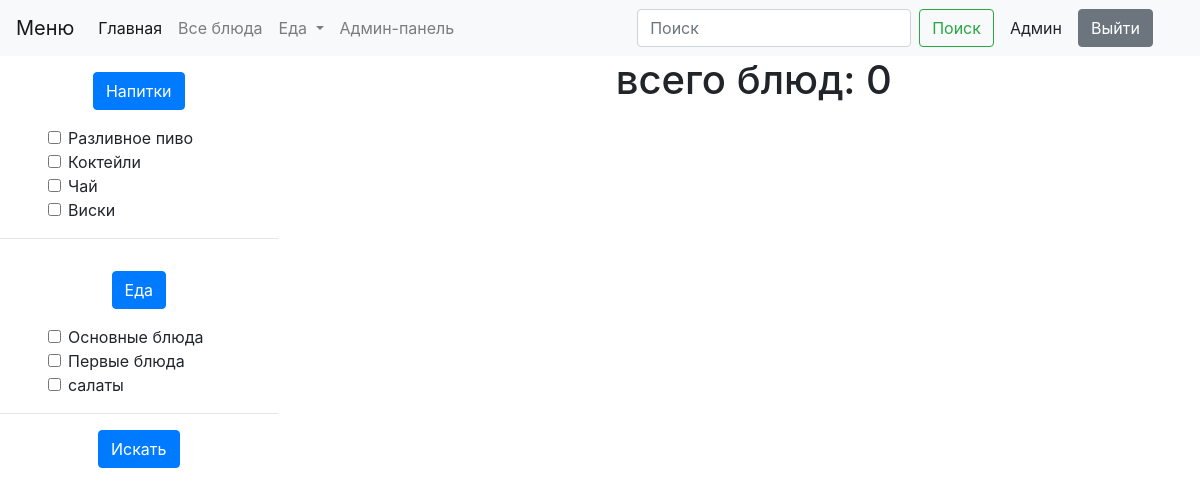
Before: /filter/ (signed in) with the older database file.
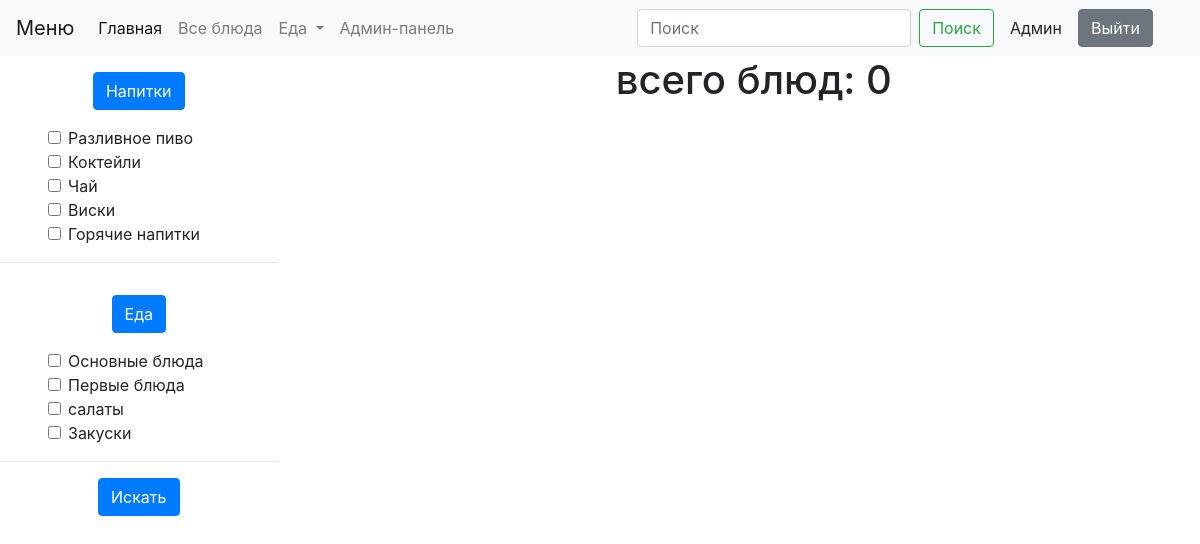
After: the same page with the newer database file.
### menu/models.py (models this page shows, shortened)
class SubCategory(models.Model):
    name = models.CharField(max_length=30, verbose_name='Название подкатегории')
    category = models.ForeignKey('Category', null=True, on_delete=models.SET_NULL, verbose_name='Категория')
    slug = models.SlugField(default='', null=False, db_index=True, blank=True, unique=True)
    class Meta:
        verbose_name = "Подкатегория"
        verbose_name_plural = "Подкатегории"

### menu/views.py (the view)
# urls.py: path('filter/', FilterMenuItemView.as_view(), name='filter'),
class FilterMenuItemView(UserAccesMixin, SubCategoryBarEat, ListView):
    permission_required = ('menu.view_menuitem' )
    def get_queryset(self):
        queryset = MenuItem.objects.filter(
            Q(subcategory_id__in=self.request.GET.getlist('bar_category'))|
            Q(subcategory_id__in=self.request.GET.getlist('eat_category'))
            )
        return queryset

### accounts/views.py (called while the page is built)
    def dispatch(self, request, *args, **kwargs):
        if (not self.request.user.is_authenticated):
            return redirect_to_login(self.request.get_full_path(),
                                     self.get_login_url(),
                                     self.get_redirect_field_name())
        if not self.has_permission():
            return redirect('main')
        return super(UserAccesMixin, self).dispatch(request, *args, **kwargs)

### menu/views.py (called while the page is built)
    def get_subcat_bar(self, *args, **kwargs):
        return SubCategory.objects.filter(category_id='2')

    def get_subcat_eat(self, *args, **kwargs):
        return SubCategory.objects.filter(category_id='1')

### menu/templates/menu/menuitem_list.html (shortened to what this page needs)
{% extends 'menu/base.html' %}
{% load static %}
{% block navbar %}{% include 'includes/navbar.html' %}{% endblock navbar %}
{% block sidebar %}{% include 'includes/sidebar.html' %}{% endblock sidebar %}
{% block content %}
  <h1>всего блюд: {{object_list.count}}</h1>
{% endblock  %}

### menu/templates/includes/sidebar.html
<form action="{% url 'filter' %}" method="get">
  <a class="btn btn-primary mt-3 mb-3" href="{% url 'show_all_bar' %}" role="button">Напитки</a>
  {% for bar in view.get_subcat_bar %}
    <div class="d-flex jc-start ml-5">
      <div class="form-check">
        <input class="form-check-input" type="checkbox" value="{{bar.id}}" name="bar_category">
        <label class="form-check-label" for="bar_category">{{bar.name}} </label>
      </div>
    </div>
  {% endfor %}
  <hr>
  <a class="btn btn-primary mt-3 mb-3" href="{% url 'kitchen' %}" role="button">Еда</a>
  {% for eat in view.get_subcat_eat %}
    <div class="d-flex jc-start ml-5">
      <div class="form-check">
        <input class="form-check-input" type="checkbox" value="{{eat.id}}" name="eat_category">
        <label class="form-check-label" for="eat_category">{{eat.name}} </label>
      </div>
    </div>
  {% endfor %}
  <hr>
  <button type="submit" class="btn btn-primary">Искать</button>
</form>

Changed rows visible on the page:
added SubCategory: name "Горячие напитки"
added SubCategory: name "Закуски"
